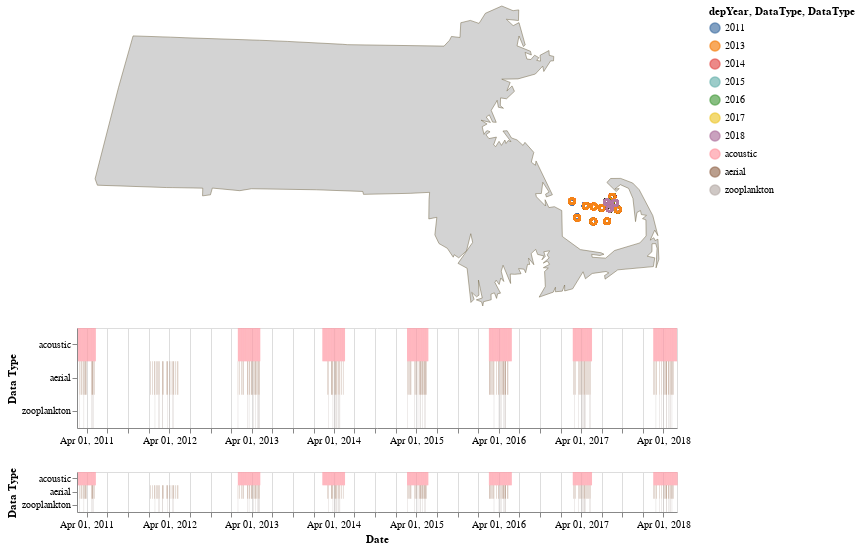

The notebook cell saved with this chart:
### Code cell
# full interactive visual 
interval = alt.selection(type='interval', encodings=['x']) 
# interactive piece
    # different types
    # interactivity along
# selections can have conditions

timeline_base = alt.Chart(concat).mark_rect().encode(
    y = alt.Y('DataType:O', axis=alt.Axis(title='Data Type')),
    color = 'DataType:N'
).properties(
    width = 600
)

timeline_overview = timeline_base.encode(
    x = alt.X(
        'Date:T', 
        timeUnit = 'yearmonthdate', 
        axis = alt.Axis(title='Date')
    )
).add_selection( # adding interactivity
    interval
).properties(
    height = 40
)

timeline_detail = timeline_base.encode(
    x = alt.X(
        'Date:T', 
        timeUnit='yearmonthdate',
        axis = alt.Axis(title=''),
        scale = alt.Scale(domain=interval) # using the interactive selection to show X range
    )
).properties(
    height = 100
)

basemap = alt.Chart(mass_land).mark_geoshape(
    fill = 'lightgray', stroke='#706545', strokeWidth=0.5
).project('mercator').properties(
    width = 600,
    height = 300
)

points = alt.Chart(ccb_days).mark_point().encode(
    longitude = 'longitudeDeployed_DecDeg:Q',
    latitude = 'latitudeDeployed_DecDeg:Q',
    color = 'depYear:N'
).transform_filter(
    interval
).project("mercator").properties( # can put scale parameter
    width = 600,
    height = 300
)

alt.vconcat((basemap + points), timeline_detail, timeline_overview)

### Figure 1 — Vega-Lite specification as saved in the notebook (floating-point values rounded to 4 significant figures; data arrays with more than 128 entries replaced by an {"elided": "..."} marker saying what was removed)
{"config": {"view": {"continuousWidth": 400, "continuousHeight": 300}}, "vconcat": [{"layer": [{"data": {"name": "data-b3b81f9a95642c63fc8177cc6c04402f"}, "mark": {"type": "geoshape", "fill": "lightgray", "stroke": "#706545", "strokeWidth": 0.5}, "height": 300, "projection": {"type": "mercator"}, "width": 600}, {"data": {"name": "data-30427941aab0d5e80d9784f1abcaacfb"}, "mark": "point", "encoding": {"color": {"type": "nominal", "field": "depYear"}, "latitude": {"field": "latitudeDeployed_DecDeg", "type": "quantitative"}, "longitude": {"field": "longitudeDeployed_DecDeg", "type": "quantitative"}}, "height": 300, "projection": {"type": "mercator"}, "transform": [{"filter": {"selection": "selector007"}}], "width": 600}]}, {"data": {"name": "data-b3a6a0c4261887c9a63bc118d1d37747"}, "mark": "rect", "encoding": {"color": {"type": "nominal", "field": "DataType"}, "x": {"type": "temporal", "axis": {"title": ""}, "field": "Date", "scale": {"domain": {"selection": "selector007"}}, "timeUnit": "yearmonthdate"}, "y": {"type": "ordinal", "axis": {"title": "Data Type"}, "field": "DataType"}}, "height": 100, "width": 600}, {"data": {"name": "data-b3a6a0c4261887c9a63bc118d1d37747"}, "mark": "rect", "encoding": {"color": {"type": "nominal", "field": "DataType"}, "x": {"type": "temporal", "axis": {"title": "Date"}, "field": "Date", "timeUnit": "yearmonthdate"}, "y": {"type": "ordinal", "axis": {"title": "Data Type"}, "field": "DataType"}}, "height": 40, "selection": {"selector007": {"type": "interval", "encodings": ["x"]}}, "width": 600}], "$schema": "https://vega.github.io/schema/vega-lite/v4.8.1.json", "datasets": {"data-b3b81f9a95642c63fc8177cc6c04402f": [{"ACRES": 5104000.0, "FIPS": 25, "NAME": "MASSACHUSETTS", "SHAPE_AREA": 20640000000.0, "SHAPE_LEN": 1442000.0, "type": "Feature", "geometry": {"type": "Polygon", "coordinates": {"elided": "1x250x2 float values"}}}], "data-30427941aab0d5e80d9784f1abcaacfb": {"elided": "3515 records"}, "data-b3a6a0c4261887c9a63bc118d1d37747": {"elided": "892 records"}}}
